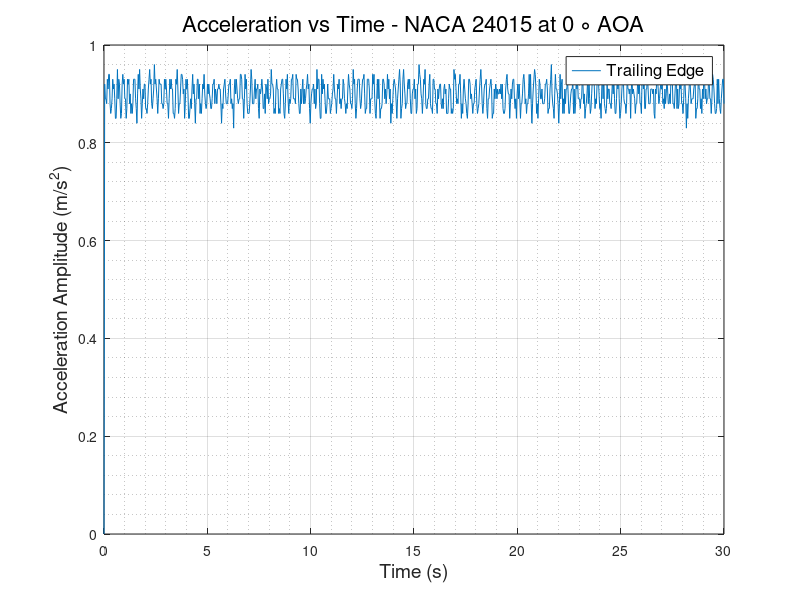
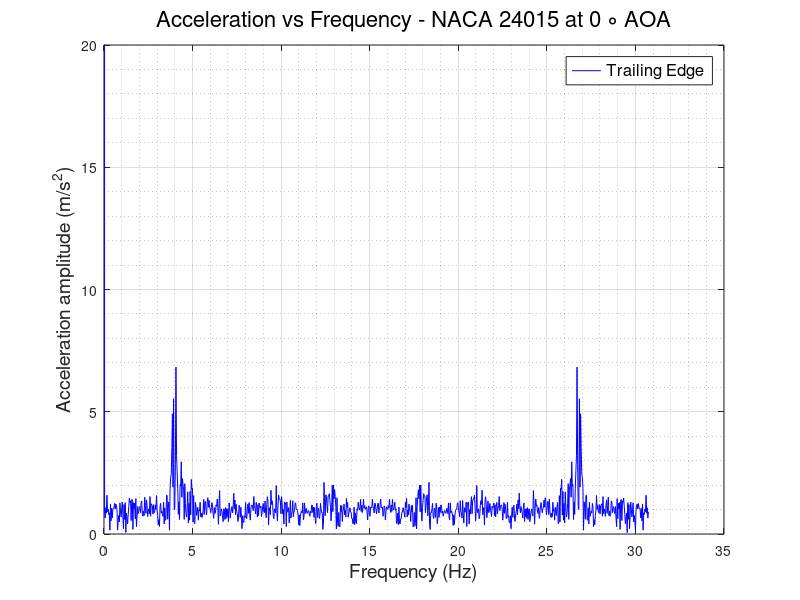

MATLAB code to generate these figures, in order:
clc
clear
close all
%% READING ACCELEROMETER DATA and defining Variables
                      % TRAILING EDGE %
data   = xlsread('TE_200rpm.csv');
TE_time   = data(:,1);
TE_X_acc  = data(:,2);
TE_Y_acc  = data(:,3);
TE_Z_acc  = data(:,4);
TE_R_acc  = sqrt(TE_X_acc.^2 + TE_Y_acc.^2 + TE_Z_acc.^2);
% plot(TE_time,TE_R_acc)
N      = numel(TE_time);
Ts     = abs(diff(TE_time(1:2)));
fs     = 1/Ts;
f_axis = [0:N-1]*fs/N;
A_freq_TE = fft(TE_Z_acc);
figure(1)
plot(TE_time, TE_Z_acc)
grid on
grid minor
xlabel('Time (s)','FontSize',14,'FontWeight','normal')
ylabel('Acceleration Amplitude (m/s^2)','FontSize',14,'FontWeight','normal')
legend ('Trailing Edge','FontSize',12,'FontWeight','normal')
title('Acceleration vs Time - NACA 24015 at 0 \circ AOA','FontSize',16,'FontWeight','normal')
% ylim([0.5 2])
figure(2)
plot(f_axis,abs(A_freq_TE),'-b','LineWidth',0.5)
grid on 
grid minor
ylabel('Acceleration amplitude (m/s^2)','FontSize',14,'FontWeight','normal')
xlabel('Frequency (Hz)','FontSize',14,'FontWeight','normal')
ylim([0 20])
legend ('Trailing Edge','FontSize',12,'FontWeight','normal')
title('Acceleration vs Frequency - NACA 24015 at 0 \circ AOA','FontSize',16,'FontWeight','normal')
